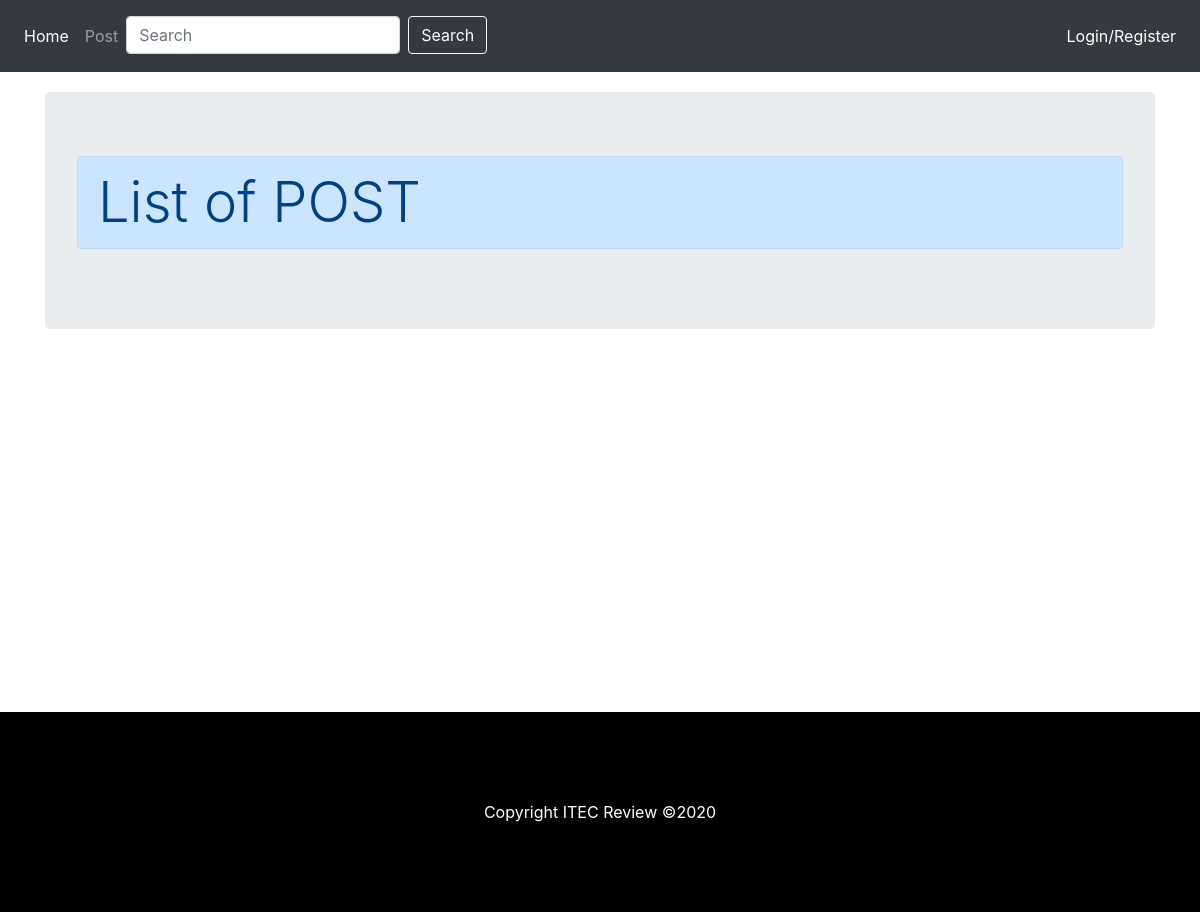
/index.php?a=7, run on an earlier commit of the app's database.
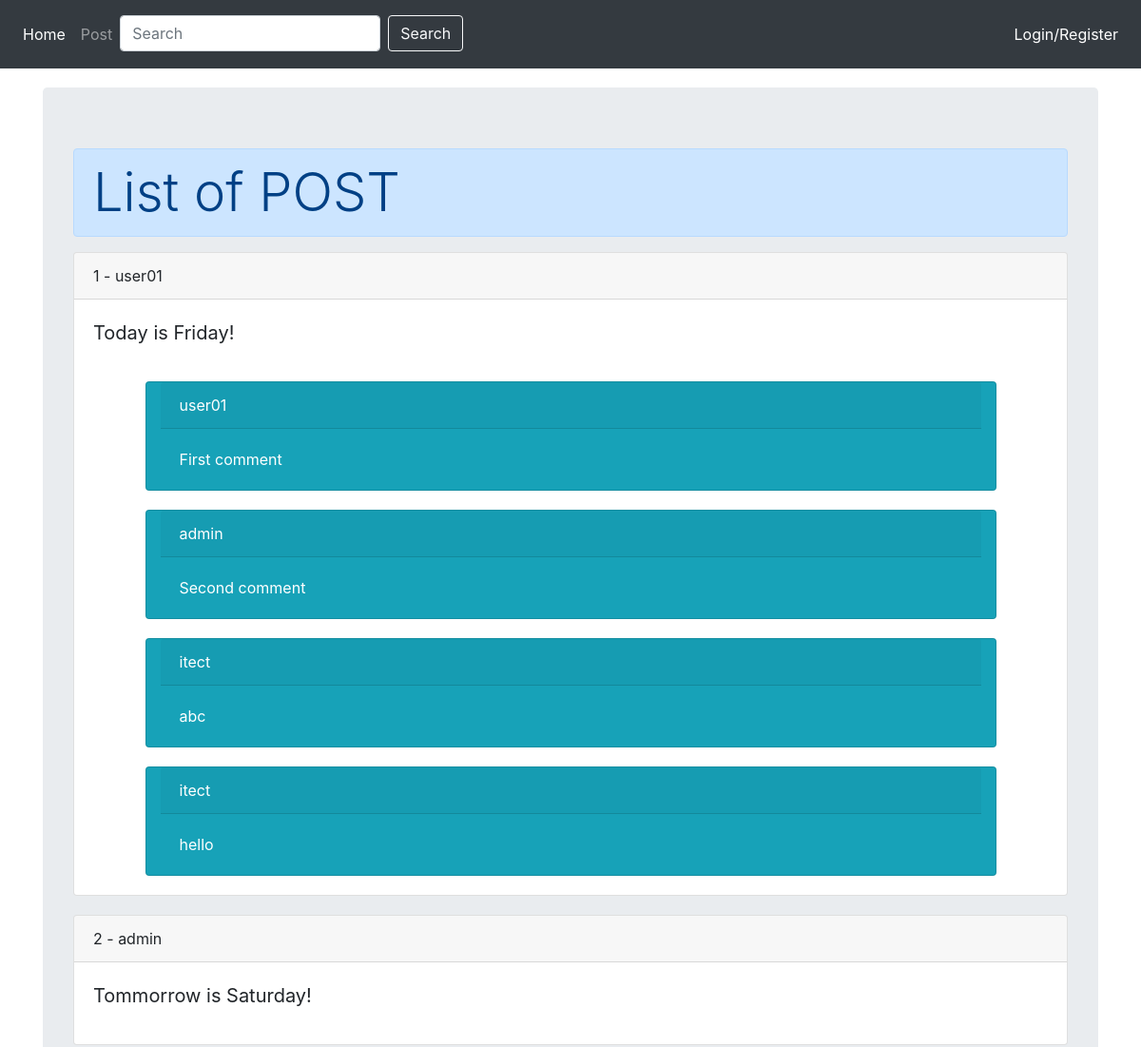
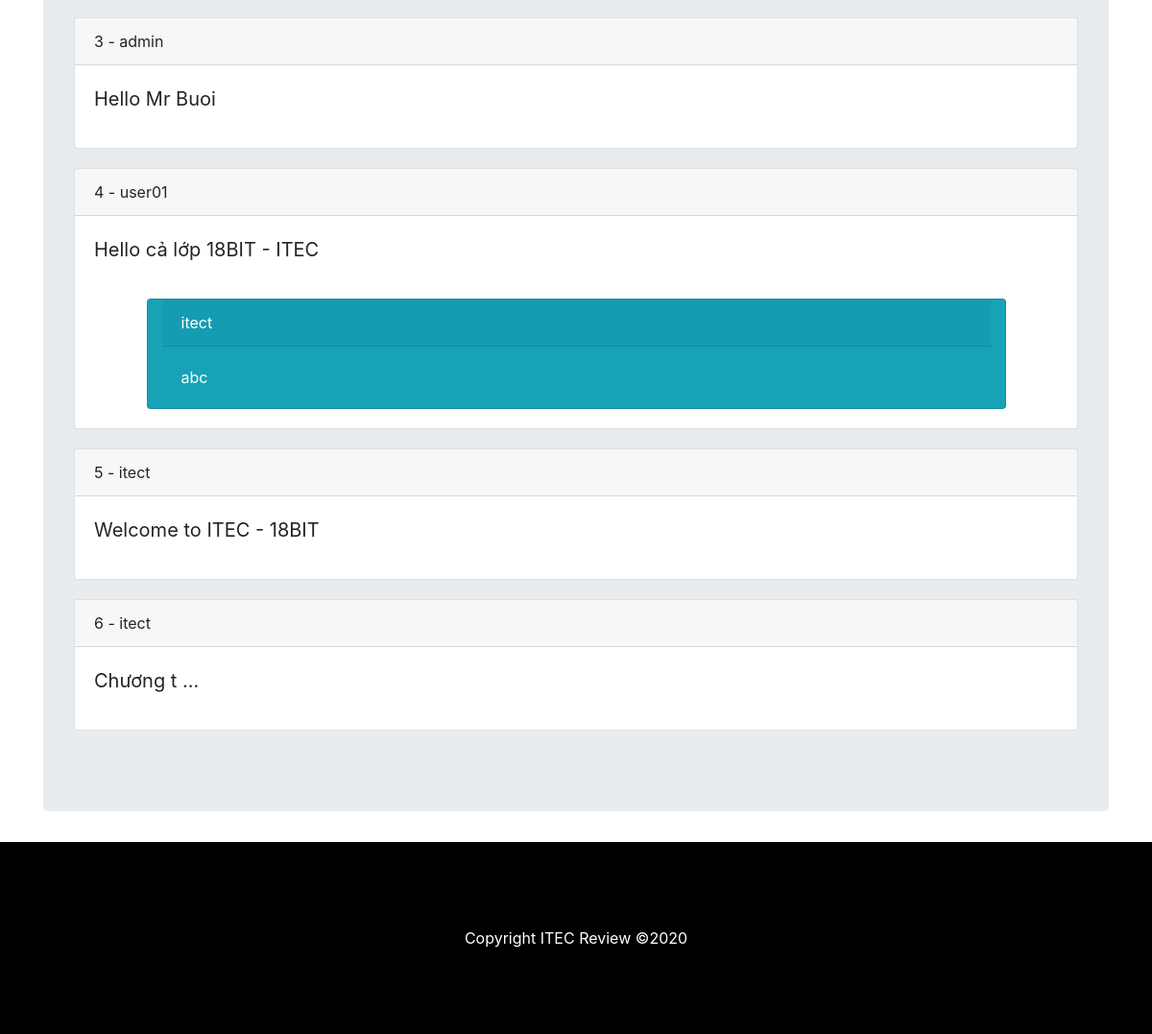
And on a later commit of the database (2 pictures, top to bottom).
### tables this page shows
CREATE TABLE `post` (
  `id` int(11) NOT NULL,
  `user_id` int(11) NOT NULL,
  `content` varchar(1024) NOT NULL
);

CREATE TABLE `user` (
  `id` int(11) NOT NULL,
  `name` varchar(50) NOT NULL,
  `password` varchar(50) NOT NULL,
  `email` varchar(50) NOT NULL
);

CREATE TABLE `comment` (
  `id` int(11) NOT NULL,
  `user_id` int(11) NOT NULL,
  `post_id` int(11) NOT NULL,
  `comment` varchar(1024) NOT NULL
);

### lib/Database.php (called while the page is built, shortened)
<?php
    class DataProvider {
        public static function executeQuery($sql) {
            $connection = mysqli_connect("localhost", "root", "root", "db_acc", "3306") or
                            die ("Cannot connect to DB");
            mysqli_query($connection, "set name 'utf8'");
            $result = mysqli_query($connection, $sql);
            return $result;
        }
    }
?>

### pages/iPost.php (the view, shortened to what this page needs)
<div class="card">
    <div class="card-header">
        <?php echo "$id - $name"; ?>
    </div>
    <div class="card-body">
        <blockquote class="blockquote mb-0">
            <p>
                <?php
                    if(strlen($content) > 100)
                    {
                        $content = substr($content,0,10)." ...";
                    }
                    echo $content;
                ?>
            </p>
        </blockquote>
    </div>
    <?php
        $s = "SELECT u.name, c.comment FROM user u, comment c WHERE u.id = c.user_id AND c.post_id = $id";
        $re = DataProvider::executeQuery($s);
        while($ro = mysqli_fetch_array($re)){
            $u_name = $ro["name"];
            $comment = $ro["comment"];
            include("./pages/iComment.php");
        }
    ?>
</div>

### index.php (shortened to what this page needs)
<?php
    include_once("./lib/Database.php");
?>
<!doctype html>
<html lang="en">
<head>
    <link rel="stylesheet" href="https://stackpath.bootstrapcdn.com/bootstrap/4.4.1/css/bootstrap.min.css"
>
    <link rel='stylesheet' href="./css/style.css" />
</head>
<body>
    <?php require_once("./include/header.php"); ?>
    <div class="container" id="content">
        <?php
            $action = 1;
            if(isset($_GET["a"])) {
                $action = $_GET["a"];
            }
            switch($action) {
                case 7:
                    include("./pages/pListOfPost.php");
                    break;
            }
        ?>
    </div>
    <?php require_once("./include/footer.php"); ?>
</body>
</html>

### include/header.php (shortened to what this page needs)
<nav class="navbar navbar-expand-lg navbar-dark bg-dark">
    <div class="collapse navbar-collapse" id="navbarTogglerDemo03">
        <ul class="navbar-nav mr-auto mt-2 mt-lg-0">
            <li class="nav-item active">
                <a class="nav-link" href="./index.php?a=1">Home <span class="sr-only">(current)</span></a>
            </li>
            <li class="nav-item">
                <a class="nav-link" href="./index.php?a=7">Post</a>
            </li>
            <li class="nav-item">
                <form class="form-inline my-2 my-lg-0">
                    <input class="form-control mr-sm-2" type="search" placeholder="Search" aria-label="Search">
                    <button class="btn btn-outline-light my-2 my-sm-0" type="submit">Search</button>
                </form>
            </li>
        </ul>
        <ul class="navbar-nav mt-2 mt-lg-0">
            <?php
                if(isset($_SESSION["isLogin"]) == true && $_SESSION["isLogin"] == true) {
                    ?>
                        <li class="nav-item my-2 my-lg-2 active">
                            <span class="nav-link">Welcome, <?php echo $_SESSION["name"]; ?> | </span>
                        </li>
                        <li class="nav-item my-2 my-lg-2 active">
                            <a class="nav-link" href="./index.php?a=4">Log-out</a>
                        </li>
                    <?php
                } else {
                    ?>
                        <li class="nav-item my-2 my-lg-2 active">
                            <a class="nav-link" href="./index.php?a=2">Login/Register</a>
                        </li>
                    <?php
                }
            ?>
        </ul>
    </div>
</nav>

### pages/pListOfPost.php (shortened to what this page needs)
<div class="jumbotron">
    <h1 class="display-4 alert alert-primary">List of POST</h1>
    <?php
        $sql = "SELECT p.id, u.name, p.content FROM user u, post p WHERE u.id = p.user_id";
        $result = DataProvider::executeQuery($sql);
        while($row = mysqli_fetch_array($result)) {
            $id = $row["id"];
            $name = $row["name"];
            $content = $row["content"];
            include("./pages/iPost.php");
        }
    ?>
</div>

### include/footer.php
<footer class="container-fluid">
    Copyright ITEC Review &copy;2020
</footer>

### pages/iComment.php
<div class="row">
    <div class="col-1"></div>
    <div class="card text-white bg-info mb-9 col-10">
        <div class="card-header">
            <?php echo $u_name; ?>
        </div>
        <div class="card-body">
            <p class="card-text">
                <?php echo $comment; ?>
            </p>
        </div>
    </div>
</div>

### css/style.css (style rules this page uses)
#content { margin: 20px auto; min-height: 600px; }
footer { height: 200px; background-color: #000000; color: #ffffff; text-align: center; line-height: 200px; }
.card { margin-bottom: 20px; }

What changed in the data, as far as the page shows it:
added post: id "1", user.name "user01", content "Today is Friday!"
added comment: user.name "user01", comment "First comment", shown under "1"
added comment: user.name "admin", comment "Second comment", shown under "1"
added comment: user.name "itect", comment "abc", shown under "1"
added comment: user.name "itect", comment "hello", shown under "1"
added post: id "2", user.name "admin", content "Tommorrow is Saturday!"
added post: id "3", user.name "admin", content "Hello Mr Buoi"
added post: id "4", user.name "user01", content "Hello cả lớp 18BIT - ITEC"
added comment: user.name "itect", comment "abc", shown under "4"
added post: id "5", user.name "itect", content "Welcome to ITEC - 18BIT"
added post: id "6", user.name "itect", content "Chương t ..."
